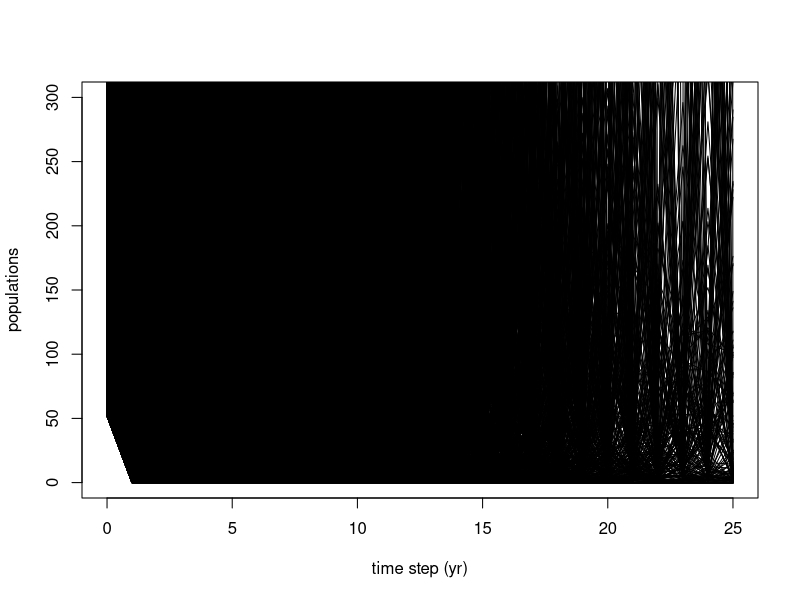
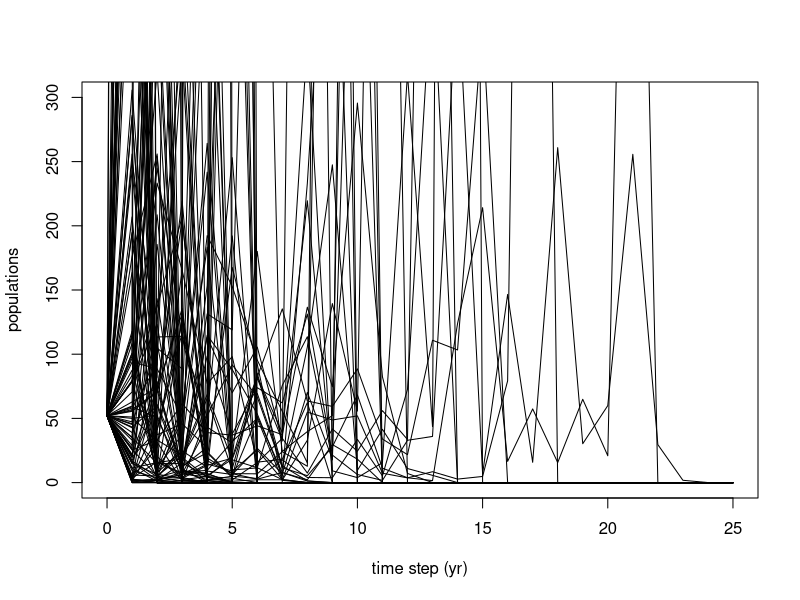
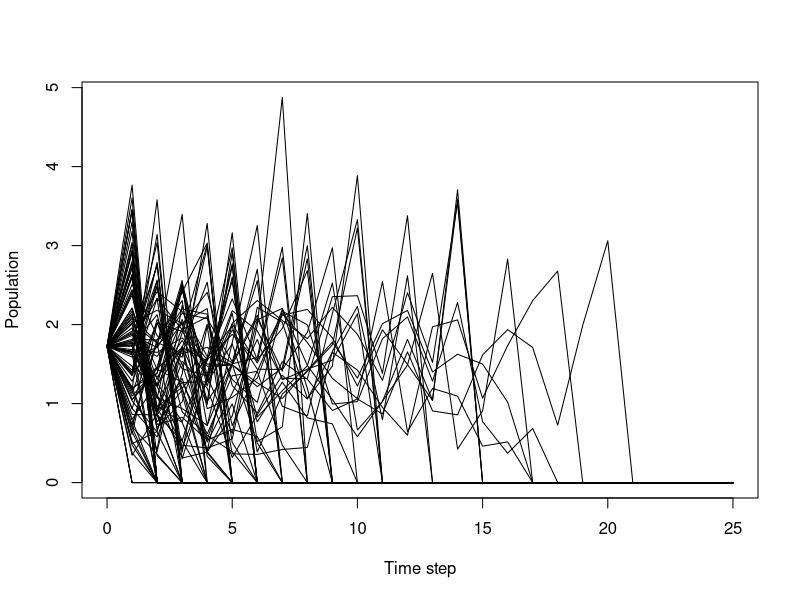
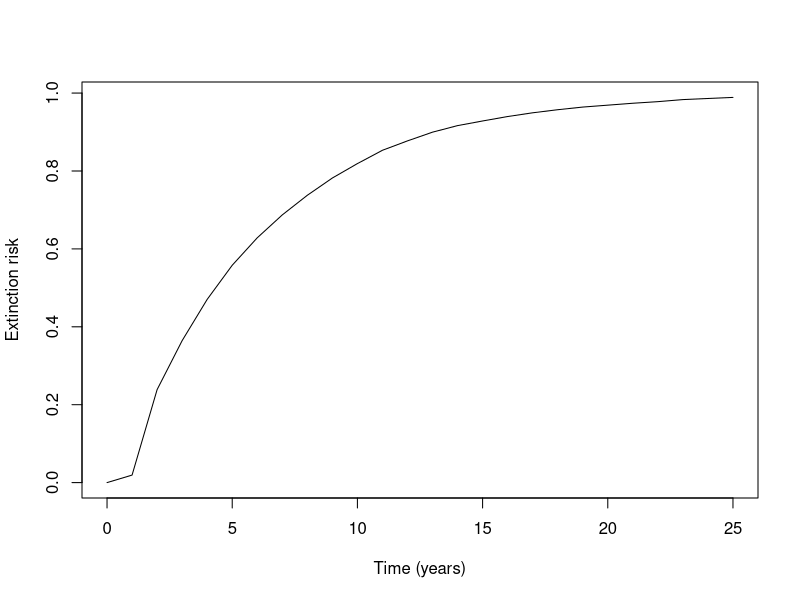
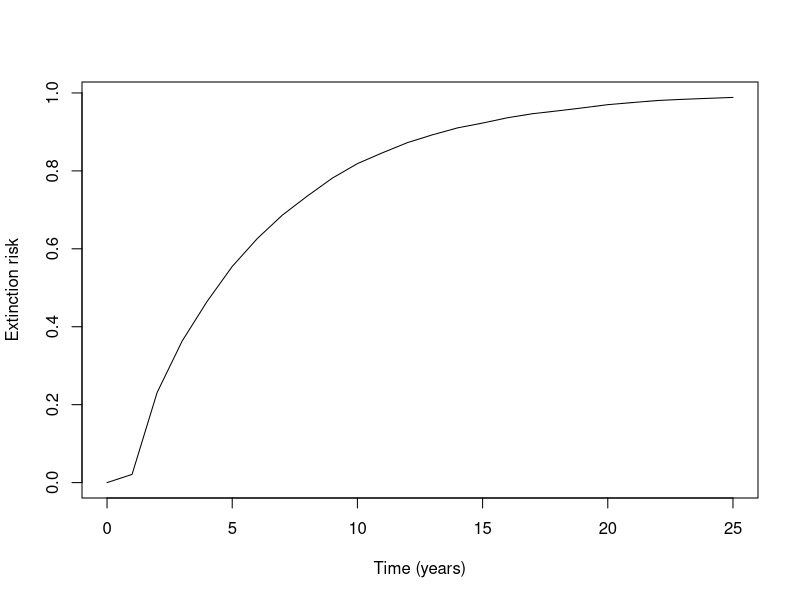
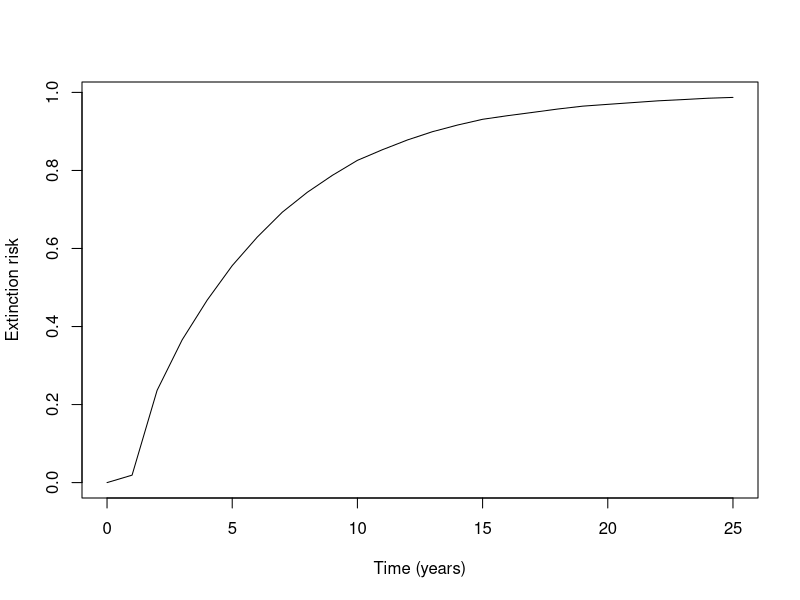
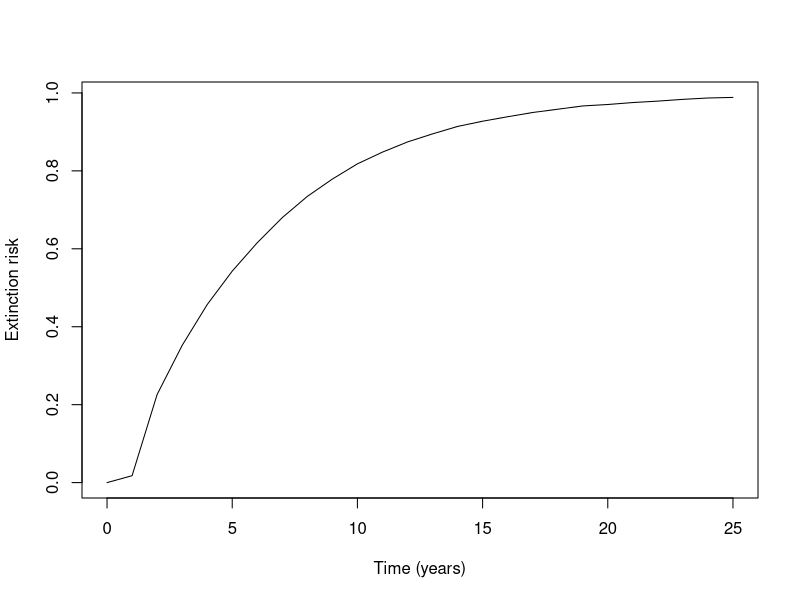

Write the R code that produced these figures, in order.
## ---- chunk 1
set.seed(101)
## ---- chunk 2
numextinct<-0
for (scounter in 1:100)#count through the simulations
{
  pop<-52
  for (tcounter in 1:25)#go through the time steps
  {
    pop<-pop*exp(1.01*(1-pop/60)+rnorm(1,0,2))
    if (pop<1){pop<-0}
  }
  if (pop==0){numextinct<-numextinct+1}
}
numextinct/100
## ---- chunk 3
numextinct<-0
for (scounter in 1:10000)#simulations
{
  pop<-52
  for (tcounter in 1:25)#time steps
  {
    pop<-pop*exp(1.01*(1-pop/60)+rnorm(1,0,2))
    if (pop<1){pop<-0}
  }
  if (pop==0){numextinct<-numextinct+1}
}
numextinct/100
## ---- chunk 4
numextinct<-0
for (scounter in 1:10000)#simulations
{
  pop<-52
  for (tcounter in 1:25)#time steps
  {
    pop<-pop*exp(1.01*(1-pop/60)+rnorm(1,0,2))
    if (pop<1){pop<-0}
  }
  if (pop==0){numextinct<-numextinct+1}
}
numextinct/10000
## ---- chunk 5
numextinct<-0
plot(c(0,25),c(0,300),type='n',
     xlab="time step (yr)",ylab="populations")
for (scounter in 1:10000)#simulations
{
  #do one sim
  pops<-c(52,rep(NA,25))
  for (tcounter in 1:25)#time steps
  {
    pops[tcounter+1]<-
      pops[tcounter]*
      exp(1.01*(1-pops[tcounter]/60)+
            rnorm(1,0,2))
    if (pops[tcounter+1]<1){pops[tcounter+1]<-0}
  }
  
  #judge extinctions
  if (pops[26]==0){numextinct<-numextinct+1}
  
  #plot this sim
  lines(0:25,pops,type='l')
}
numextinct/10000
## ---- chunk 6
numextinct<-0
plot(c(0,25),c(0,300),type='n',
     xlab="time step (yr)",ylab="populations")
for (scounter in 1:10000)#simulations
{
  #do one sim
  pops<-c(52,rep(NA,25))
  for (tcounter in 1:25)#time steps
  {
    pops[tcounter+1]<-
      pops[tcounter]*
      exp(1.01*(1-pops[tcounter]/60)+
            rnorm(1,0,2))
    if (pops[tcounter+1]<1){pops[tcounter+1]<-0}
  }
  
  #judge extinctions
  if (pops[26]==0){numextinct<-numextinct+1}
  
  #plot this sim
  if (scounter<=100)
  {
    lines(0:25,pops,type='l')
  }
}
numextinct/10000
## ---- chunk 7
#A function for doing the population simulations for our endangered salamander.
#
#Args
#p0: a vector of starting populations length equals the numer of simulations you 
#want to do
#r, K, nsd: model parameters, nsd the standard deviation of the noise
#numsteps: the number of time steps to do
#
#Output
#A numsims by numsteps+1 matrix with each row a population time series from a 
#different simulation
#
popsim<-function(p0,r,K,nsd,numsteps)
{
  res<-matrix(NA,length(p0),numsteps+1)
  res[,1]<-p0  
  for (tcount in 1:numsteps)
  {
    res[,tcount+1]<-res[,tcount]*exp(r*(1-res[,tcount]/K)+rnorm(length(p0),0,nsd))  
    res[res[,tcount+1]<1,tcount+1]<-0
  }
  
  return(res)  
}
## ---- chunk 8
x<-c(1,2,3,4,5)
y<-c(6,7,8,9,10)
z<-NA*numeric(length(x))
for (counter in 1:length(x))
{
  z[counter]<-x[counter]*y[counter]
}
z
## ---- chunk 9
z<-x*y
z
## ---- chunk 10
#A ploter function for plotting the sims from popsim.
#
#m: A numsims by numsteps+1 matrix with each row a population time series from a 
#different simulation
#pts: A vector of which time series to plot. Default is plot them all.
#logxp1: A T/F variable indicating whether to plot on log(x+1)-scale. Log base 
#10 used.
#
#Output: none, but there is a "side effect" which is the plot. 
#
plotter<-function(m,pts=1:dim(m)[1],logxp1=T)
{
  #keep only the rows of m indicated with pts
  m<-m[pts,,drop=F]
  
  #log(x+1) transform if desired
  if (logxp1)
  {
    m<-log10(m+1)
  }
  
  #plot
  plot(0:(dim(m)[2]-1),m[1,],type='n',xlab="Time step",ylab="Population",
       ylim=c(0,max(m)))
  for (rcounter in 2:(dim(m)[1]))
  {
    lines(0:(dim(m)[2]-1),m[rcounter,],type='l')
  }
}
## ---- chunk 11
#A function for calculating extinction risks after simulating a population many 
#times.
#
#Args
#m: A numsims by numsteps+1 matrix with each row a population time series from a 
#different simulation
#risktimes: A vector of indices in the range 1 to dim(m)[2]-1 which are the times 
#at which extinction risks are given. We assume the first column of m has the 
#initial population, taken to be time 0.
#
#Output:
#A vector of the same length as risktimes containing the extinction risks
#
extrisks<-function(m,risktimes)
{
  #keep only the columns of m that correspond to the times at which risk is needed
  m<-m[,risktimes+1,drop=F]
  
  #calculate risks 
  risks<-apply(FUN=sum,X=(m==0),MARGIN=2)/(dim(m)[1])
  
  return(risks)  
}
## ---- chunk 12
sims<-popsim(p0=rep(52,10000),r=1.01,K=60,nsd=2,numsteps=25)
extrisks(m=sims,risktimes=25)
## ---- chunk 13
plotter(m=sims,pts=1:100,logxp1=T)
## ---- chunk 14
extrisks(m=sims,risktimes=c(10,15,20,25))
allrisks<-extrisks(m=sims,risktimes=0:25)
plot(0:25,allrisks,type='l',xlab='Time (years)',ylab='Extinction risk')
## ---- chunk 15
sims1<-popsim(p0=rep(52,10000),r=1.01,K=60,nsd=2,numsteps=5)
sims2<-popsim(p0=sims1[,dim(sims1)[2]],r=1.03,K=60,nsd=2,numsteps=20)
sims<-cbind(sims1,sims2[,2:dim(sims2)[2]])
extrisks(m=sims,risktimes=25)
allrisks<-extrisks(m=sims,risktimes=0:25)
plot(0:25,allrisks,type='l',xlab='Time (years)',ylab='Extinction risk')
## ---- chunk 16
sims1<-popsim(p0=rep(52,10000),r=1.01,K=60,nsd=2,numsteps=5)
sims2<-popsim(p0=sims1[,dim(sims1)[2]],r=1.05,K=60,nsd=2,numsteps=20)
sims<-cbind(sims1,sims2[,2:dim(sims2)[2]])
extrisks(m=sims,risktimes=25)
allrisks<-extrisks(m=sims,risktimes=0:25)
plot(0:25,allrisks,type='l',xlab='Time (years)',ylab='Extinction risk')
## ---- chunk 17
sims1<-popsim(p0=rep(52,10000),r=1.01,K=60,nsd=2,numsteps=5)
sims2<-popsim(p0=sims1[,dim(sims1)[2]],r=1.1,K=60,nsd=2,numsteps=20)
sims<-cbind(sims1,sims2[,2:dim(sims2)[2]])
extrisks(m=sims,risktimes=25)
allrisks<-extrisks(m=sims,risktimes=0:25)
plot(0:25,allrisks,type='l',xlab='Time (years)',ylab='Extinction risk')
## ---- chunk 18
sims<-popsim(p0=rep(52,10000),r=1.01,K=80,nsd=2,numsteps=25)
extrisks(m=sims,risktimes=25)
sims<-popsim(p0=rep(52,10000),r=1.01,K=150,nsd=2,numsteps=25)
extrisks(m=sims,risktimes=25)
sims<-popsim(p0=rep(52,10000),r=1.01,K=250,nsd=2,numsteps=25)
extrisks(m=sims,risktimes=25)
## ---- chunk 19
sims<-popsim(p0=rep(52,10000),r=1.01,K=60,nsd=1.5,numsteps=25)
extrisks(m=sims,risktimes=25)
sims<-popsim(p0=rep(52,10000),r=1.01,K=60,nsd=1,numsteps=25)
extrisks(m=sims,risktimes=25)
sims<-popsim(p0=rep(52,10000),r=1.01,K=60,nsd=0.5,numsteps=25)
extrisks(m=sims,risktimes=25)
## ---- chunk 20
#A function for doing the population simulations for our endangered salamander 
#using a stochastic version of the Ricker model.
#
#Args
#p0: a vector of starting populations length equals the numer of simulations you 
#want to do
#r, K, nsd: model parameters, nsd the standard deviation of the noise
#numsteps: the number of time steps to do
#
#Output
#A numsims by numsteps+1 matrix with each row a population time series from a 
#different simulation
#
popsim1<-function(p0,r,K,nsd,numsteps)
{
  res<-matrix(NA,length(p0),numsteps+1)
  res[,1]<-p0  
  for (tcount in 1:numsteps)
  {
    res[,tcount+1]<-res[,tcount]*exp(r*(1-res[,tcount]/K)+rnorm(length(p0),0,nsd))  
    res[res[,tcount+1]<1,tcount+1]<-0
  }
  
  return(res)  
}
## ---- chunk 21
#A function for doing the population simulations for our endangered salamander 
#using a stochastic version of the Beverton-Holt model.
#
#Args
#p0: a vector of starting populations length equals the numer of simulations you 
#want to do
#r, K, nsd: model parameters, nsd the standard deviation of the noise
#numsteps: the number of time steps to do
#
#Output
#A numsims by numsteps+1 matrix with each row a population time series from a 
#different simulation
#
popsim2<-function(p0,r,K,nsd,numsteps)
{
  res<-matrix(NA,length(p0),numsteps+1)
  res[,1]<-p0  
  for (tcount in 1:numsteps)
  {
    res[,tcount+1]<-(r+rnorm(length(p0),0,nsd))*res[,tcount]/(1+res[,tcount]/K)
    res[res[,tcount+1]<1,tcount+1]<-0
  }
  
  return(res)  
}
## ---- chunk 22
#A function for doing the population simulations for our endangered salamander 
#using any specified model (specified by a "one-step function", see the 
#osf argument below).
#
#Args
#p0: a vector of starting populations length equals the numer of simulations you 
#want to do
#params: a named vector of parameters for the model you will run, names are 
#the parameter names, values are their values
#osf: A "one-step function", i.e., a function with two arguments. First, a vector 
#of populations, and second a named vector of parameters (same format as 
#params above). Gives the populations at the next time step. 
#numsteps: the number of time steps to do
#
#Output
#A numsims by numsteps+1 matrix with each row a population time series from a 
#different simulation
#
popsim<-function(p0,osf,params,numsteps)
{
  res<-matrix(NA,length(p0),numsteps+1)
  res[,1]<-p0  
  for (tcount in 1:numsteps)
  {
    res[,tcount+1]<-osf(pt=res[,tcount],params=params)
    res[res[,tcount+1]<1,tcount+1]<-0
  }
  
  return(res)  
}
## ---- chunk 23
#Ricker one-step function.
#
#Args
#pt: A vector of populations at time t
#params: A named vector with entries named r, K, nsd for the growth rate, 
#carrying capacity, and noise standard deviation under a stochastic version of 
#the Ricker model. If you do not use the right names, this won't work.
#
#Output
#A vector of populations of the same length as pt, #for the next time step
#
RickerOSF<-function(pt,params)
{
  r<-params['r']
  K<-params['K']
  nsd<-params['nsd']
  return(pt*exp(r*(1-pt/K)+rnorm(length(pt),0,nsd)))  
}
## ---- chunk 24
#Beverton-Holt one-step function.
#
#Args
#pt: A vector of populations at time t
#params: A named vector with entries named r, K, nsd for the growth rate, 
#carrying capacity, and noise standard deviation under a stochastic version 
#of the Beverton-Holt model. You HAVE to use these names.
#
#Output
#A vector of populations of the same length as pt, #for the next time step
#
BevHoltOSF<-function(pt,params)
{
  r<-params['r']
  K<-params['K']
  nsd<-params['nsd']
  return((r+rnorm(length(pt),0,nsd))*pt/(1+pt/K))
}
## ---- chunk 25
Rsims<-popsim(p0=rep(52,10000),osf=RickerOSF,params=c(r=1.01,K=60,nsd=2),
numsteps=25)
BHsims<-popsim(p0=rep(52,10000),osf=BevHoltOSF,params=c(r=1.01,K=60,nsd=2),
numsteps=25)
extrisks(m=Rsims,risktimes=25)
extrisks(m=BHsims,risktimes=25)
